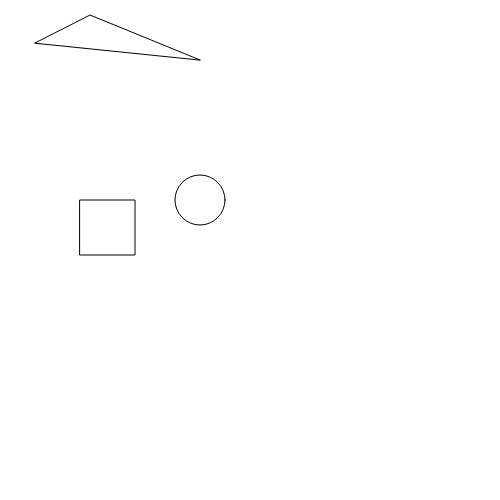
Frame 1 (no input)
Frame 60 (no input): identical to frame 1, image omitted
Frame 120 (the mouse pressed at the canvas centre since frame 60): identical to frame 1, image omitted

The p5.js sketch that drew this single still picture (run headless with seeded random() and noise() and a simulated clock; from frame 60 on, the mouse is pressed at the canvas centre):

// p5.js sketch
// ── sketch.js
/*  By Abul Kalam
 by Professor D with help of comments
 
 
// we know that every P5 sketch  requires at least two functions,  which are  function setup() and function draw()
// function is a keyword that P5 recognizes as a function indicator and we learned that order matters and function setup() will start as follow draw()function. They can not be interchange their position and the codes will not compile without them as  order and that is why order matters. 
// The setup() function is called once when the program start. It is used to define the screen size , background,color and to load images as the program starts. There
//could be only one setup()function for each program and it should not be called again. We also know that variables called with setup()function are not usable with anyother functions including draw()function and vice versa and order matters. Also, draw() function called after setup()function and the code continueously executes until the codes ends or new Loop starts. 
// Therefore it is important that we follow these precedure and make sure that we follow all the orders that follows in the coding and it will help us compile our code






*/

 
function setup() { //parenthesis holds arguments or parameters.
  createCanvas(500, 500); // the createCanvas() function sets canvas size
}
 
// draw() takes care of items that are repeated until the canvas or browser window is closed. Animations can be set within the draw() loop
function draw() { // curly brackets contain a series of statements aka "lines of code".
 
  background(255); // the background() function for back ground color. 
  ellipse(200, 200, 50, 50); //the ellipse function is used to draw an ellipse. Arguments are passed into the function to determine
  // location and size
  triangle (200,60,90,15,35,43); // the triangle function is to draw a triangle.
  rect (80,200,55,55); // the rectangle funtion is to draw a rectangle in the canvas
 
}
 
